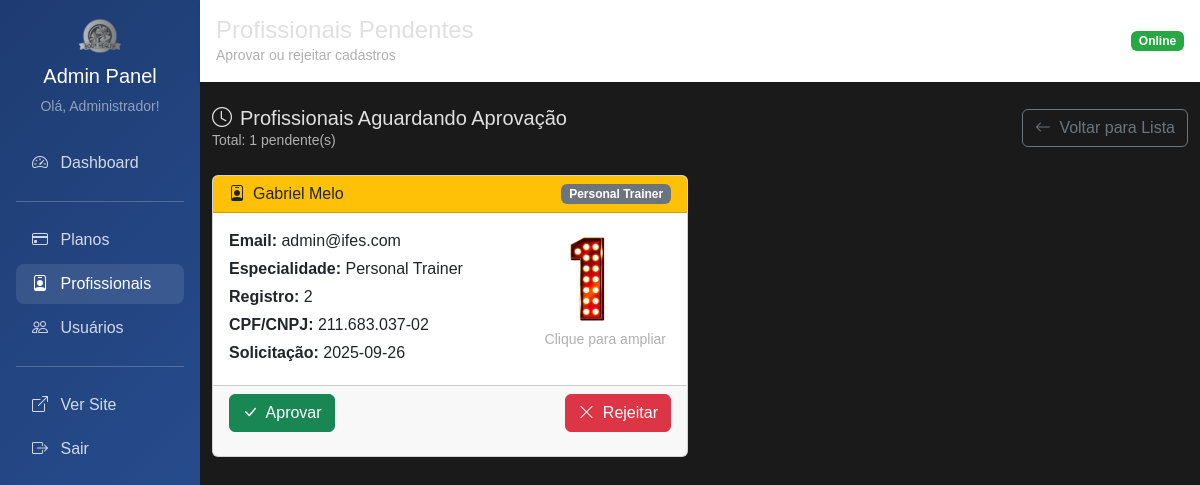
Before: /admin/profissionais/pendentes (signed in) with the older database file.
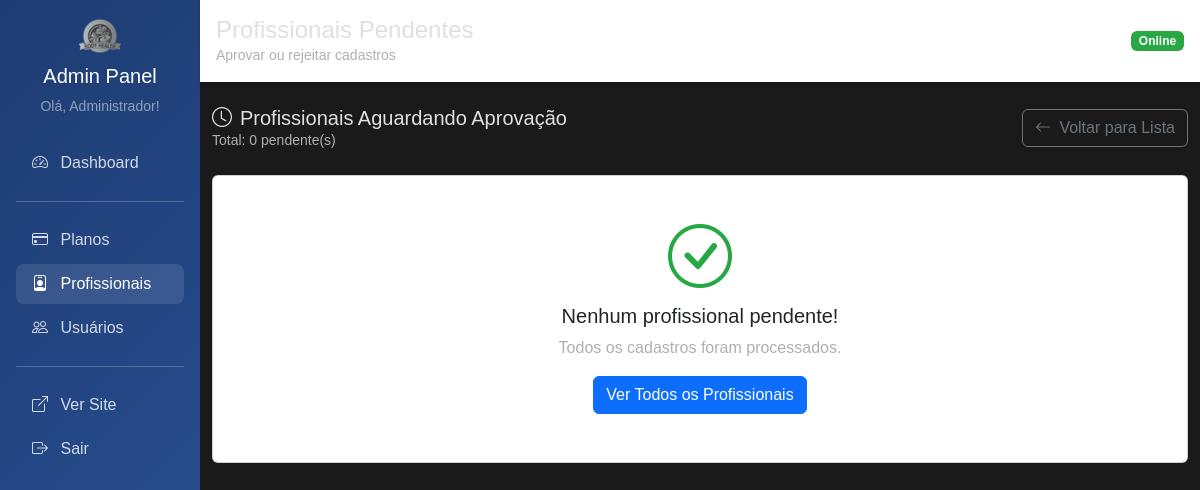
After: the same page with the newer database file.
### tables this page shows
CREATE TABLE profissional (
    id INTEGER PRIMARY KEY,
    especialidade TEXT NOT NULL,
    registro_profissional TEXT,
    status TEXT DEFAULT 'pendente',
    data_solicitacao TIMESTAMP DEFAULT CURRENT_TIMESTAMP,
    data_aprovacao TIMESTAMP,
    aprovado_por INTEGER, cpf_cnpj TEXT, foto_registro TEXT,
    FOREIGN KEY (id) REFERENCES usuario(id),
    FOREIGN KEY (aprovado_por) REFERENCES usuario(id)
);

CREATE TABLE usuario (
    id INTEGER PRIMARY KEY AUTOINCREMENT,
    nome TEXT NOT NULL,
    email TEXT UNIQUE NOT NULL,
    senha TEXT NOT NULL,
    perfil TEXT NOT NULL DEFAULT 'cliente',
    foto TEXT,
    token_redefinicao TEXT,
    data_token TIMESTAMP,
    data_cadastro TIMESTAMP DEFAULT CURRENT_TIMESTAMP
);

### main.py (the view)
@app.get("/admin/profissionais/pendentes")
@requer_autenticacao(['admin'])
async def ver_profissionais_pendentes(request: Request, usuario_logado: dict = Depends(obter_usuario_logado)):
    profissionais = profissional_repo.obter_pendentes()
    return templates.TemplateResponse(
        "admin/profissionais/perndentes.html",
        {"request": request, "usuario": usuario_logado, "profissionais": profissionais}
    )

### templates/admin/profissionais/perndentes.html (shortened to what the changed rows need)
{% extends "admin/base_admin.html" %}
{% block content %}
<div class="row mb-4">
    <div class="col-12">
        <div class="d-flex justify-content-between align-items-center">
            <div>
                <h5 class="mb-0">
                    <i class="bi bi-clock me-2"></i>Profissionais Aguardando Aprovação
                </h5>
                <small class="text-muted">Total: {{ profissionais|length }} pendente(s)</small>
            </div>
        </div>
    </div>
</div>
{% if profissionais %}
<div class="row">
    {% for prof in profissionais %}
    <div class="col-lg-6 mb-4">
        <div class="card">
            <div class="card-header bg-warning text-dark">
                <h6 class="mb-0">
                    <i class="bi bi-person-badge me-2"></i>{{ prof.nome }}
                    <span class="badge bg-secondary float-end">{{ prof.especialidade }}</span>
                </h6>
            </div>
            <div class="card-body">
                <div class="row">
                    <div class="col-md-8">
                        <p class="mb-1"><strong>Email:</strong> {{ prof.email }}</p>
                        <p class="mb-1"><strong>Especialidade:</strong> {{ prof.especialidade }}</p>
                        {% if prof.registro_profissional %}
                        <p class="mb-1"><strong>Registro:</strong> {{ prof.registro_profissional }}</p>
                        {% endif %}
                        {% if prof.cpf_cnpj %}
                        <p class="mb-1"><strong>CPF/CNPJ:</strong> {{ prof.cpf_cnpj }}</p>
                        {% endif %}
                        <p class="mb-1">
                            <strong>Solicitação:</strong>
                            {{ prof.data_solicitacao[:10] if prof.data_solicitacao else 'N/A' }}
                        </p>
                    </div>
                    <div class="col-md-4">
                        {% if prof.foto_registro %}
                        <img src="{{ prof.foto_registro }}" alt="Registro"
                             class="img-fluid rounded" style="max-height: 100px; cursor: pointer;"
                             onclick="verImagem('{{ prof.foto_registro }}', '{{ prof.nome }}')">
                        <small class="d-block text-center text-muted">Clique para ampliar</small>
                        {% else %}
                        <div class="text-center text-muted">
                            <i class="bi bi-image" style="font-size: 2rem;"></i>
                            <small class="d-block">Sem imagem</small>
                        </div>
                        {% endif %}
                    </div>
                </div>
            </div>
            <div class="card-footer">
                <div class="d-flex justify-content-between">
                    <form method="post" action="/admin/profissionais/aprovar/{{ prof.id }}" class="d-inline">
                        <button type="submit" class="btn btn-success"
                                onclick="return confirm('Aprovar profissional {{ prof.nome }}?')">
                            <i class="bi bi-check-lg me-1"></i> Aprovar
                        </button>
                    </form>
                    <form method="post" action="/admin/profissionais/rejeitar/{{ prof.id }}" class="d-inline">
                        <button type="submit" class="btn btn-danger"
                                onclick="return confirm('Rejeitar profissional {{ prof.nome }}?')">
                            <i class="bi bi-x-lg me-1"></i> Rejeitar
                        </button>
                    </form>
                </div>
            </div>
        </div>
    </div>
    {% endfor %}
</div>
{% else %}
<div class="row">
    <div class="col-12">
        <div class="card">
            <div class="card-body text-center py-5">
                <i class="bi bi-check-circle text-success" style="font-size: 4rem;"></i>
                <h5 class="mt-3">Nenhum profissional pendente!</h5>
                <p class="text-muted">Todos os cadastros foram processados.</p>
                <a href="/admin/profissionais" class="btn btn-primary">
                    Ver Todos os Profissionais
                </a>
            </div>
        </div>
    </div>
</div>
{% endif %}
{% endblock %}

Changed rows visible on the page:
no longer on this page (row edited): profissional: nome "Gabriel Melo", especialidade "Personal Trainer", email "admin@ifes.com", registro_profissional "2", cpf_cnpj "211.683.037-02", data_solicitacao "2025-09-26", foto_registro (picture)
Other visible differences:
{{ profissionais|length }}: "1" → "0"
text now shown: "Nenhum profissional pendente! Todos os cadastros foram processados. Ver Todos os Profissionais"
